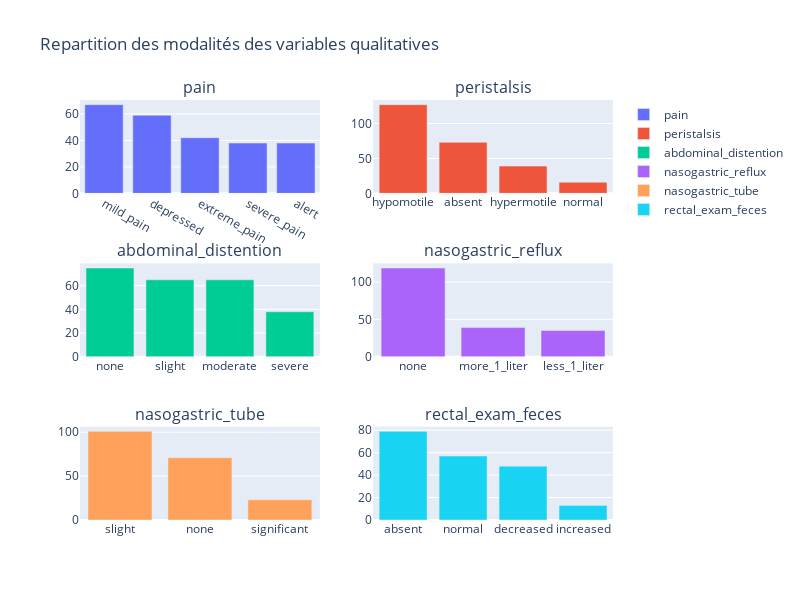

Source (notebook cell):
### Code cell
# Repartition des modalités des variables qualitatives avec plotly multiples
# pour  pain, peristalsis, abdominal_distention, nasogastric_reflux, nasogastric_tube, rectal_exam_feces, abdomen
#color for each bar
from plotly.subplots import make_subplots
import plotly.graph_objects as go

fig = make_subplots(rows=3, cols=2,
                    subplot_titles=("pain", "peristalsis", "abdominal_distention", "nasogastric_reflux", "nasogastric_tube", "rectal_exam_feces")
)

fig.add_trace(go.Bar(x=horses['pain'].value_counts().index,
                        y=horses['pain'].value_counts().values,
                        name="pain"),
                row=1, col=1)

fig.add_trace(go.Bar(x=horses['peristalsis'].value_counts().index,
                        y=horses['peristalsis'].value_counts().values,
                        name="peristalsis"),
                row=1, col=2)

fig.add_trace(go.Bar(x=horses['abdominal_distention'].value_counts().index,
                        y=horses['abdominal_distention'].value_counts().values,
                        name="abdominal_distention"),
                row=2, col=1)

fig.add_trace(go.Bar(x=horses['nasogastric_reflux'].value_counts().index,
                        y=horses['nasogastric_reflux'].value_counts().values,
                        name="nasogastric_reflux"),
                row=2, col=2)

fig.add_trace(go.Bar(x=horses['nasogastric_tube'].value_counts().index,
                        y=horses['nasogastric_tube'].value_counts().values,
                        name="nasogastric_tube"),
                row=3, col=1)

fig.add_trace(go.Bar(x=horses['rectal_exam_feces'].value_counts().index,
                        y=horses['rectal_exam_feces'].value_counts().values,
                        name="rectal_exam_feces"),
                row=3, col=2)

fig.update_layout(height=600, width=800,
                 title_text="Repartition des modalités des variables qualitatives")

fig.show()

### Figure 1 — Plotly figure (JSON) as saved in the notebook; plotly's stock layout.template omitted (floating-point values rounded to 4 significant figures)
{"data": [{"name": "pain", "type": "bar", "x": ["mild_pain", "depressed", "extreme_pain", "severe_pain", "alert"], "xaxis": "x", "y": [67, 59, 42, 38, 38], "yaxis": "y"}, {"name": "peristalsis", "type": "bar", "x": ["hypomotile", "absent", "hypermotile", "normal"], "xaxis": "x2", "y": [127, 73, 39, 16], "yaxis": "y2"}, {"name": "abdominal_distention", "type": "bar", "x": ["none", "slight", "moderate", "severe"], "xaxis": "x3", "y": [75, 65, 65, 38], "yaxis": "y3"}, {"name": "nasogastric_reflux", "type": "bar", "x": ["none", "more_1_liter", "less_1_liter"], "xaxis": "x4", "y": [119, 39, 35], "yaxis": "y4"}, {"name": "nasogastric_tube", "type": "bar", "x": ["slight", "none", "significant"], "xaxis": "x5", "y": [101, 71, 23], "yaxis": "y5"}, {"name": "rectal_exam_feces", "type": "bar", "x": ["absent", "normal", "decreased", "increased"], "xaxis": "x6", "y": [79, 57, 48, 13], "yaxis": "y6"}], "layout": {"annotations": [{"font": {"size": 16}, "showarrow": false, "text": "pain", "x": 0.225, "xanchor": "center", "xref": "paper", "y": 1, "yanchor": "bottom", "yref": "paper"}, {"font": {"size": 16}, "showarrow": false, "text": "peristalsis", "x": 0.775, "xanchor": "center", "xref": "paper", "y": 1, "yanchor": "bottom", "yref": "paper"}, {"font": {"size": 16}, "showarrow": false, "text": "abdominal_distention", "x": 0.225, "xanchor": "center", "xref": "paper", "y": 0.6111, "yanchor": "bottom", "yref": "paper"}, {"font": {"size": 16}, "showarrow": false, "text": "nasogastric_reflux", "x": 0.775, "xanchor": "center", "xref": "paper", "y": 0.6111, "yanchor": "bottom", "yref": "paper"}, {"font": {"size": 16}, "showarrow": false, "text": "nasogastric_tube", "x": 0.225, "xanchor": "center", "xref": "paper", "y": 0.2222, "yanchor": "bottom", "yref": "paper"}, {"font": {"size": 16}, "showarrow": false, "text": "rectal_exam_feces", "x": 0.775, "xanchor": "center", "xref": "paper", "y": 0.2222, "yanchor": "bottom", "yref": "paper"}], "height": 600, "title": {"text": "Repartition des modalités des variables qualitatives"}, "width": 800, "xaxis": {"anchor": "y", "domain": [0, 0.45]}, "xaxis2": {"anchor": "y2", "domain": [0.55, 1]}, "xaxis3": {"anchor": "y3", "domain": [0, 0.45]}, "xaxis4": {"anchor": "y4", "domain": [0.55, 1]}, "xaxis5": {"anchor": "y5", "domain": [0, 0.45]}, "xaxis6": {"anchor": "y6", "domain": [0.55, 1]}, "yaxis": {"anchor": "x", "domain": [0.7778, 1]}, "yaxis2": {"anchor": "x2", "domain": [0.7778, 1]}, "yaxis3": {"anchor": "x3", "domain": [0.3889, 0.6111]}, "yaxis4": {"anchor": "x4", "domain": [0.3889, 0.6111]}, "yaxis5": {"anchor": "x5", "domain": [0, 0.2222]}, "yaxis6": {"anchor": "x6", "domain": [0, 0.2222]}}}
